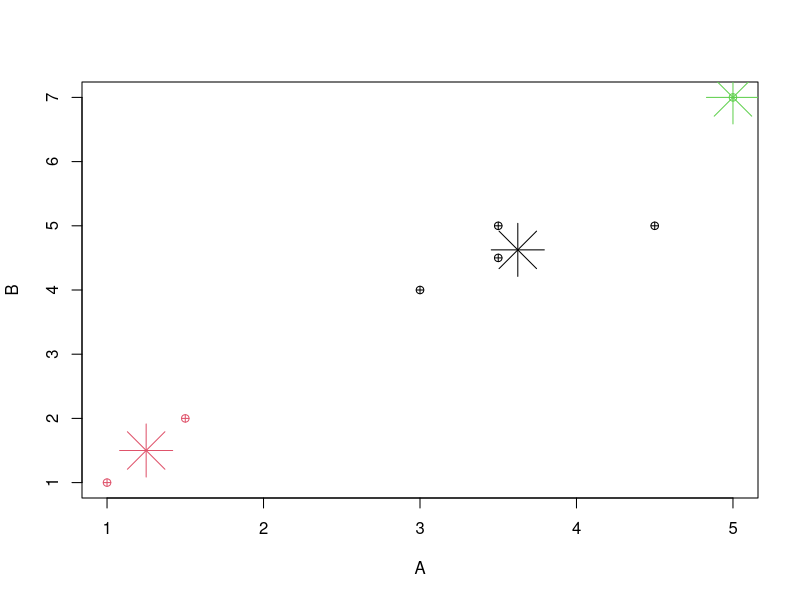

The R source for this figure:
#Clustering - Simple dataset - Marks in 2 subjects
#install.packages('amap')
A=c(1,1.5,3,5,3.5,4.5,3.5)
B=c(1,2,4,7,5,5,4.5)
marks=data.frame(A,B)
marks
?kmeans
(c1 = kmeans(marks, 3))  #??
c1$iter
cbind(marks, c1$cluster)
plot(marks, pch=10,col = c1$cluster)
c1$centers
points(c1$centers, col = 1:3, pch = 8, cex = 5)

c1$iter #?

#C1- 1, 2 : (1.3, 1.5)
#C2- 3, 4, 5, 6, 7  : (3.9, 5.1)
#
#Specify Coordinates for Centers
mcenters = marks[c(1,5),]
mcenters
(c2a <- kmeans(marks, centers=mcenters))
c2a
cbind(marks, c2a$cluster)
matrix(c(1,1,5,7), ncol=2)
?matrix
(c2b <- kmeans(marks, centers=matrix(c(1,1,5,7), ncol=2)))

c2a
cbind(marks,c2a$cluster)
c2a$centers
aggregate(marks,by=list(c2a$cluster),FUN=mean)
c2a
c2a$iter

library(dplyr)
marks
marks %>% group_by(c2a$cluster) %>% summarise_all(funs(sum, mean, median, n()))


# Distances
x1=marks[1,]; x2=marks[2,]
x1;x2
sqrt(sum((x1-x2)^2))
sqrt(1.25)
dist(rbind(x1,x2))
euc.dist <- function(x1, x2) sqrt(sum((x1 - x2) ^ 2))
for (i in 1:7)
  print(paste(i, round(euc.dist(marks[i,], marks[1,]),2),sep='-'))

ref1 = marks[1,]; ref1
ref2 = marks[4,]; ref2

(d1= apply(marks,1,function(x)sqrt(sum((x-ref1)^2))))
(d2= apply(marks,1,function(x)sqrt(sum((x-ref2)^2))))
df=cbind(marks, d1,d2)
df

apply(df, 1, function(x) max(which(x == min(x, na.rm = TRUE))))
df
apply(df[,c(3,4)],1, min)
df3 <-transform(df, mind1d2=apply(df[,c(3,4)],1, min, na.rm = TRUE))
df3